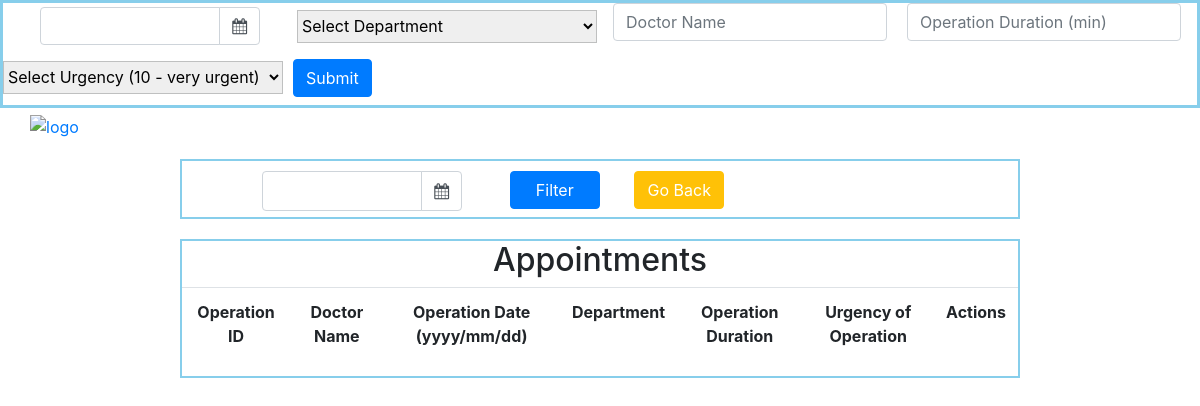
Before: / with the older database file.
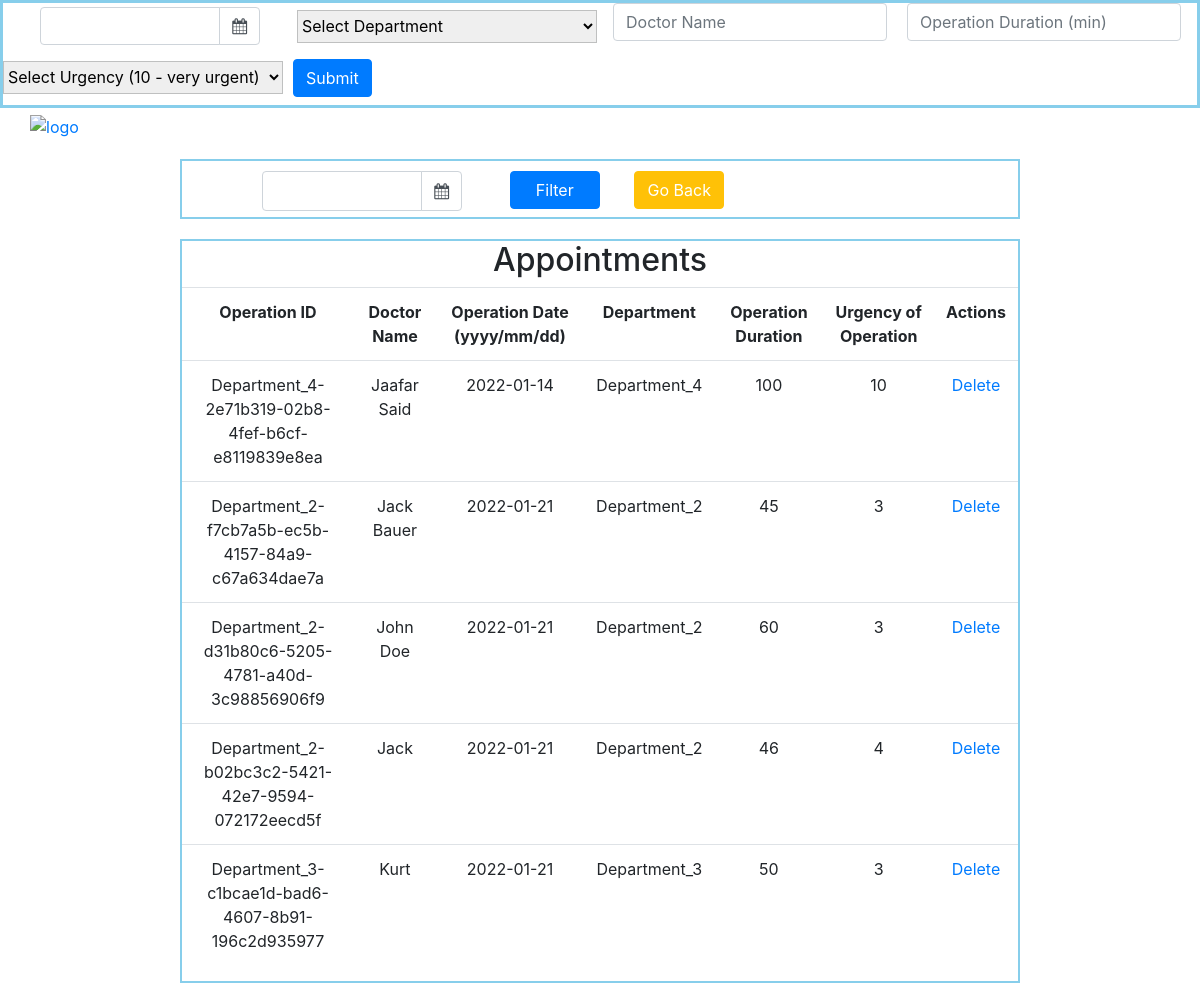
After: the same page with the newer database file.
### app.py (models this page shows)
class User_Entries(db.Model):
    id = db.Column(db.String(200), primary_key=True)
    doctor = db.Column(db.String(200), nullable= False)
    operation_date = db.Column(db.DateTime, nullable=False)
    department_name = db.Column(db.String(200), nullable=False)
    operation_duration  = db.Column(db.Integer, nullable= False)
    operation_urgency = db.Column(db.Integer, nullable=False)

### app.py (the view)
@app.route('/', methods=['POST', 'GET'])
def index():
    if request.method == 'POST':
        if request.form['submit_btn'] == 'submit_form':
            op_date = request.form['op_date']
            dep_name = request.form['dep_name']
            doctor_name = request.form['doctor_name']
            op_duration = request.form['op_duration']
            op_urgency = request.form['op_urgency']
            new_user_entry = User_Entries(
                            id=str(dep_name + '-' + str(uuid.uuid4())),
                            doctor=doctor_name,
                            operation_date=datetime.strptime(op_date, '%m/%d/%Y').date(),
                            department_name=dep_name,
                            operation_duration=int(op_duration),
                            operation_urgency=int(op_urgency)
                            )
            possible_to_add = check_possibility()
            try:
                db.session.add(new_user_entry)
                db.session.commit()
                if possible_to_add != 'possible':
                    user_entry_to_delete = User_Entries.query.get_or_404(new_user_entry.id)
                    try:
                        db.session.delete(user_entry_to_delete)
                        db.session.commit()
                    except:
                        return 'There was a problem deleting that'
                    return render_template('alert.html')
                return redirect('/')
            except:
                print('There was an issue adding new user entry')
                raise
        elif request.form['submit_btn'] == 'filter':
            filtered_date = datetime.strptime(request.form['filter_date'], '%m/%d/%Y')
            print(filtered_date)
            filtered_entries = User_Entries.query.filter(User_Entries.operation_date==filtered_date).all()
            print(f'filtered entries:{filtered_entries}')
            return render_template('index.html', tasks=filtered_entries)
    else:
        entries = User_Entries.query.order_by(User_Entries.operation_date).all()
        return render_template('index.html', tasks=entries)

### templates/index.html (shortened to what this page needs)
<!DOCTYPE html>
<html lang="en">
<head>
    <link rel="stylesheet" href="{{ url_for('static', filename='css/styles.css') }}">
    <link rel="stylesheet" href="https://maxcdn.bootstrapcdn.com/bootstrap/4.0.0/css/bootstrap.min.css">
    <link rel="stylesheet" href="https://cdnjs.cloudflare.com/ajax/libs/bootstrap-datepicker/1.9.0/css/bootstrap-datepicker.min.css">
    <link rel="stylesheet" href="https://cdnjs.cloudflare.com/ajax/libs/font-awesome/4.7.0/css/font-awesome.min.css">
</head>
<body>
    <div class="user_input">
        <form action='/' class="form-inline" method="post">
                <div class="input-group date" id="datepicker">
                    <input type="text" class="form-control" id='date_input' name='op_date' required/>
                    <span class="input-group-append">
                        <span class="input-group-text bg-white">
                            <i class="fa fa-calendar"></i>
                        </span>
                    </span>
                </div>
            <div class="dropdown_select" name='dropdown_select'>
                <select id="list" name='dep_name' onchange="getSelectValue();" required>
                    <option value="" disabled selected>Select Department</option>
                </select>
            </div>
            <div class="form-group mx-sm-3 mb-2" name='dur_and_cap'>
                <input type="text" class="form-control" name='doctor_name' id="doctor_name" placeholder="Doctor Name" required>
                <input type="number" min="0" class="form-control" name='op_duration' id="op_duration" placeholder="Operation Duration (min)" required>
            </div>
            <div class="dropdown_select2" name='dropdown_select2'>
                <select id="list2" name='op_urgency' onchange="getSelectValue2();" required>
                    <option value="" disabled selected>Select Urgency (10 - very urgent)</option>
                </select>
            </div>
            <button type="submit" class="btn btn-primary mb-2" name="submit_btn" value="submit_form">Submit</button>
        </form>
    </div>
    <div class="image">
        <a href="/">
            <img src="http://www.clipartsuggest.com/images/633/red-medical-symbol-9MqeBw-clipart.jpeg" alt="logo">
        </a>
    </div>
    <div class="filter">
        <form action="/" method="post">
            <div class="input-group date" id="datepicker2">
                <input type="text" class="form-control" id='date_input2' name='filter_date' required/>
                <span class="input-group-append" id="filter_span">
                    <span class="input-group-text bg-white" >
                        <i class="fa fa-calendar"></i>
                    </span>
                </span>
            </div>
            <div class="filter_and_home_btns">
                <button type="submit" class="btn btn-primary mb-2" name="submit_btn" value="filter" id="filter_btn">Filter</button>
                <button type="button" class="btn btn-warning mb-2" id="home_btn" onclick="history.back()"><a href="javascript:history.back()">Go Back</a></button>
            </div>
        </form>
    </div>
    <div class="Table_content">
        <table class="table">
            <thead><h2>Appointments</h2></thead>
            <tbody class="table_body">
                <tr>
                    <th>Operation ID</th>
                    <th>Doctor Name</th>
                    <th>Operation Date (yyyy/mm/dd)</th>
                    <th>Department</th>
                    <th>Operation Duration</th>
                    <th>Urgency of Operation</th>
                    <th>Actions</th>
                </tr>
                {% for task in tasks: %}
                    <tr>
                        <td>{{task.id}}</td>
                        <td>{{task.doctor}}</td>
                        <td>{{task.operation_date.date()}}</td>
                        <td>{{task.department_name}}</td>
                        <td>{{task.operation_duration}}</td>
                        <td>{{task.operation_urgency}}</td>
                        <td>
                            <a href="/delete/{{task.id}}">Delete</a>
                        </td>
                    </tr>
                {% endfor %}
            </tbody>
        </table>
    </div>
</body>
</html>

### static/css/styles.css (style rules this page uses)
* { padding: 0; margin: 0; box-sizing: border-box; }
body { font-family: Verdana, Geneva, Tahoma, sans-serif; text-align: center; background-color: #eeeeee; }
.user_input { border: 3px solid skyblue; }
.Table_content { border: 2px solid skyblue; width: 70%; text-align: center; margin: auto; margin-top: 20px; }
.table { text-align: center; }
.form-inline { margin: auto; }
#datepicker { width: 200px; margin: auto; }
#list { width: 300px; margin-left: 0; }
#list2 { width: 280px; margin: auto; }
select { width: 300px; height: 33px; border: 1px solid rgb(191, 192, 192); }
.form-group { margin: auto; }
.btn { margin: 10px; margin-right: 20px; }
#datepicker { width: 220px; margin: auto; }
#datepicker2 { width: 300px; margin: auto; }
#date_input2 { margin-left: 80px; margin-top: 10px; height: 40px; }
#filter_span { margin-right: 20px; margin-top: 10px; height: 40px; }
#filter_btn { width: 90px; }
#home_btn { width: 90px; }
#op_duration { margin-left: 20px; }
button a { color:white; }
.filter { border: 2px solid skyblue; width: 70%; text-align: center; margin: auto; margin-top: 20px; overflow: hidden; }
.filter_and_home_btns { margin-left: 50px; width: 280px; overflow: hidden; }
.filter form .input-group { margin: auto; text-align: center; width: 50vp; float:left; }
.image { width: 100px; margin: auto; margin-left: 10px; text-align: left; margin-top: 5px; }
img { margin-left: 20px; width: 50px; height: 30px; }

Changed rows visible on the page:
added User_Entries: id "Department_4-2e71b319-02b8-4fef-b6cf-e8119839e8ea", doctor "Jaafar Said", operation_date "2022-01-14", department_name "Department_4", operation_duration "100", operation_urgency "10"
added User_Entries: id "Department_2-f7cb7a5b-ec5b-4157-84a9-c67a634dae7a", doctor "Jack Bauer", operation_date "2022-01-21", department_name "Department_2", operation_duration "45", operation_urgency "3"
added User_Entries: id "Department_2-d31b80c6-5205-4781-a40d-3c98856906f9", doctor "John Doe", operation_date "2022-01-21", department_name "Department_2", operation_duration "60", operation_urgency "3"
added User_Entries: id "Department_2-b02bc3c2-5421-42e7-9594-072172eecd5f", doctor "Jack", operation_date "2022-01-21", department_name "Department_2", operation_duration "46", operation_urgency "4"
added User_Entries: id "Department_3-c1bcae1d-bad6-4607-8b91-196c2d935977", doctor "Kurt", operation_date "2022-01-21", department_name "Department_3", operation_duration "50", operation_urgency "3"
